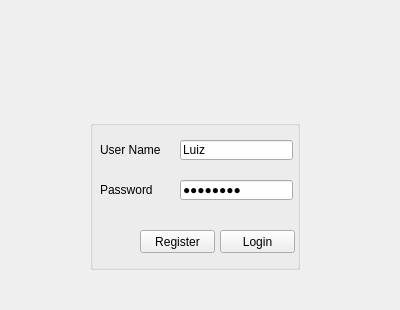
<?xml version="1.0" encoding="UTF-8"?>
<ui version="4.0">
 <class>LoginUser</class>
 <widget class="QMainWindow" name="LoginUser">
  <property name="enabled">
   <bool>true</bool>
  </property>
  <property name="geometry">
   <rect>
    <x>0</x>
    <y>0</y>
    <width>400</width>
    <height>310</height>
   </rect>
  </property>
  <property name="maximumSize">
   <size>
    <width>400</width>
    <height>310</height>
   </size>
  </property>
  <property name="mouseTracking">
   <bool>false</bool>
  </property>
  <property name="windowTitle">
   <string>Login</string>
  </property>
  <property name="windowIcon">
   <iconset resource="resources.qrc">
    <normaloff>:/img_login/images/Icon.png</normaloff>:/img_login/images/Icon.png</iconset>
  </property>
  <widget class="QWidget" name="centralWidget">
   <widget class="QGroupBox" name="Login">
    <property name="geometry">
     <rect>
      <x>90</x>
      <y>120</y>
      <width>210</width>
      <height>150</height>
     </rect>
    </property>
    <property name="title">
     <string/>
    </property>
    <widget class="QLabel" name="label_user">
     <property name="geometry">
      <rect>
       <x>10</x>
       <y>20</y>
       <width>81</width>
       <height>20</height>
      </rect>
     </property>
     <property name="text">
      <string>User Name</string>
     </property>
    </widget>
    <widget class="QLabel" name="label_password">
     <property name="geometry">
      <rect>
       <x>10</x>
       <y>60</y>
       <width>81</width>
       <height>20</height>
      </rect>
     </property>
     <property name="text">
      <string>Password</string>
     </property>
    </widget>
    <widget class="QLineEdit" name="linePass">
     <property name="geometry">
      <rect>
       <x>90</x>
       <y>60</y>
       <width>113</width>
       <height>20</height>
      </rect>
     </property>
     <property name="text">
      <string>12345678</string>
     </property>
     <property name="echoMode">
      <enum>QLineEdit::Password</enum>
     </property>
    </widget>
    <widget class="QLineEdit" name="lineName">
     <property name="geometry">
      <rect>
       <x>90</x>
       <y>20</y>
       <width>113</width>
       <height>20</height>
      </rect>
     </property>
     <property name="accessibleName">
      <string/>
     </property>
     <property name="text">
      <string>Luiz</string>
     </property>
     <property name="echoMode">
      <enum>QLineEdit::Normal</enum>
     </property>
    </widget>
    <widget class="QPushButton" name="pushLogin">
     <property name="geometry">
      <rect>
       <x>130</x>
       <y>110</y>
       <width>75</width>
       <height>23</height>
      </rect>
     </property>
     <property name="text">
      <string>Login</string>
     </property>
     <property name="shortcut">
      <string>Return</string>
     </property>
    </widget>
    <widget class="QPushButton" name="pushRegister">
     <property name="geometry">
      <rect>
       <x>50</x>
       <y>110</y>
       <width>75</width>
       <height>23</height>
      </rect>
     </property>
     <property name="text">
      <string>Register</string>
     </property>
    </widget>
    <zorder>label_user</zorder>
    <zorder>label_password</zorder>
    <zorder>lineName</zorder>
    <zorder>pushLogin</zorder>
    <zorder>pushRegister</zorder>
    <zorder>linePass</zorder>
   </widget>
   <widget class="QLabel" name="label_ImgLogo">
    <property name="geometry">
     <rect>
      <x>10</x>
      <y>10</y>
      <width>381</width>
      <height>91</height>
     </rect>
    </property>
    <property name="text">
     <string/>
    </property>
    <property name="pixmap">
     <pixmap resource="resources.qrc">:/img_login/images/Ipiranga_logo.png</pixmap>
    </property>
    <property name="scaledContents">
     <bool>true</bool>
    </property>
    <property name="alignment">
     <set>Qt::AlignCenter</set>
    </property>
   </widget>
  </widget>
 </widget>
 <layoutdefault spacing="6" margin="11"/>
 <tabstops>
  <tabstop>lineName</tabstop>
  <tabstop>linePass</tabstop>
 </tabstops>
 <resources>
  <include location="resources.qrc"/>
 </resources>
 <connections/>
</ui>
